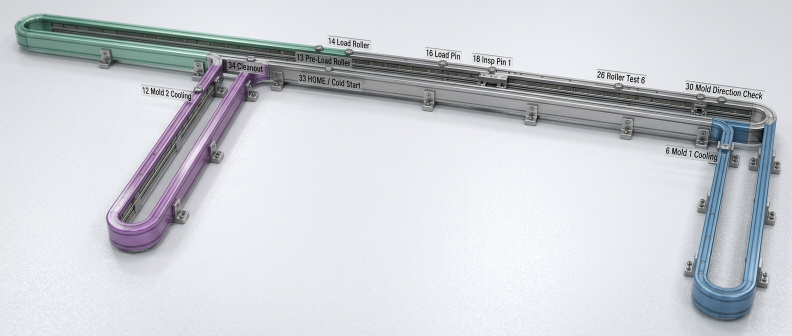
#> input picture magne_temp/track_photo.png, 1584 x 672 px, found by its file name (shown at 1/2 size)
$ python measure_rail.py
#> lines starting #> are read from the running program, lines starting #| are printed output that depends on the picture
"""Measure the rail cross-section in track_photo.png at several X positions."""
import numpy as np
from PIL import Image
import matplotlib
matplotlib.use('Agg')
import matplotlib.pyplot as plt

img = Image.open(r'C:\Users\thadd\.openclaw\workspace\magne_temp\track_photo.png').convert('RGB')
#> img is the input picture: PIL image 1584x672 RGB; mean R, G, B 205.3, 208, 213.5
arr = np.array(img)
h, w, _ = arr.shape
#> h = 672; w = 1584
print(f'Image: {w}x{h}')
#| Image: 1584x672

# Sample vertical brightness profiles at several X positions for the top rail
x_positions = [100, 300, 500, 700, 900, 1100, 1300, 1500]
profiles = {}
for x in x_positions:
    # take a vertical strip +/- 5 px around x
    strip = arr[:, max(0, x-5):min(w, x+6), :]
    profile = strip.mean(axis=(1, 2))
    profiles[x] = profile
    # find peaks (bright regions)
    from scipy.signal import find_peaks
    peaks, props = find_peaks(profile, height=80, distance=15)
    print(f'X={x}: peaks at Y={peaks}, heights={props["peak_heights"].round(0) if len(peaks) else []}')
#> this loop made 8 passes
#> (printed output is left out)
#> after the loop, profiles = 8 items

# Plot
fig, axes = plt.subplots(len(x_positions), 1, figsize=(8, 12))
for ax, x in zip(axes, x_positions):
    ax.plot(profiles[x])
    ax.set_title(f'X={x}')
    ax.set_xlim(0, 200)
    ax.set_ylim(0, 255)
plt.tight_layout()
plt.savefig(r'C:\Users\thadd\.openclaw\workspace\magne_temp\rail_profiles.png')
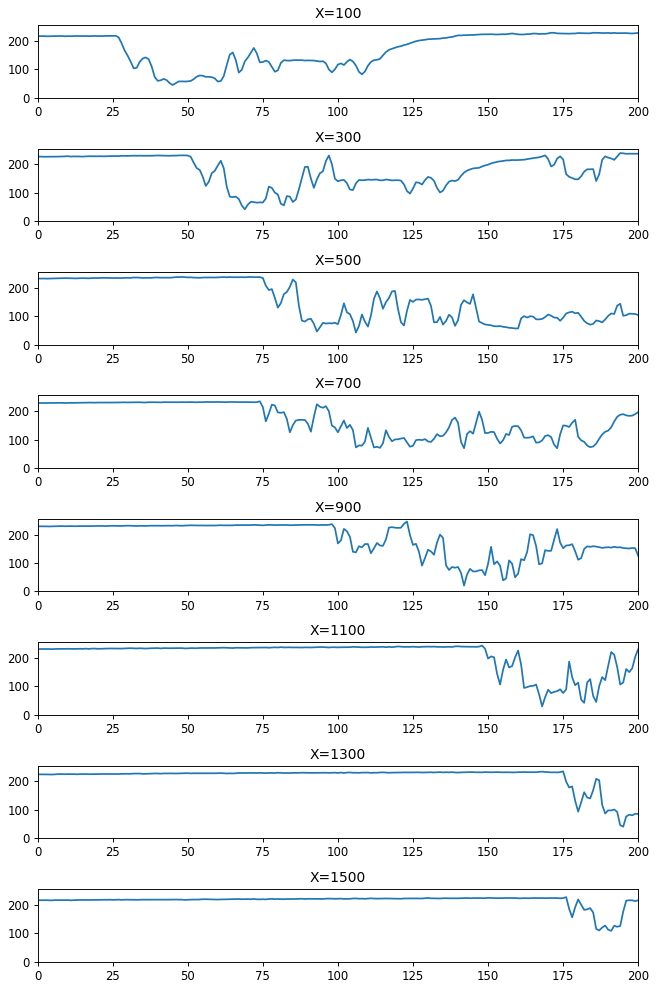
#> figure drawn by matplotlib, 8 panels; panel 1: curve peaks at x = 510, y = 243; panel 2: curve peaks at x = 218, y = 240.1; panel 3: curve peaks at x = 310, y = 245; panel 4: curve peaks at x = 496, y = 237.6
print('Saved rail_profiles.png')
